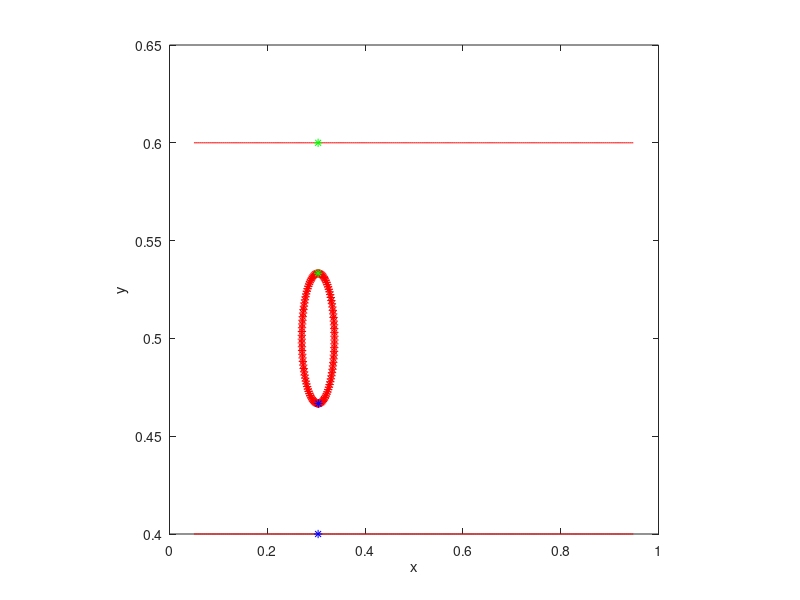

Here is the MATLAB script that generated this plot:
%-------------------------------------------------------------------------------------------------------------------%
%
% IB2d is an Immersed Boundary Code (IB) for solving fully coupled non-linear 
% 	fluid-structure interaction models. This version of the code is based off of
%	Peskin's Immersed Boundary Method Paper in Acta Numerica, 2002.
%
% Author: Nicholas A. Battista
% Email:  nick.battista@unc.edu
% Date Created: May 27th, 2015
% Institution: UNC-CH
%
% This code is capable of creating Lagrangian Structures using:
% 	1. Springs
% 	2. Beams (*torsional springs)
% 	3. Target Points
%	4. Muscle-Model (combined Force-Length-Velocity model, "HIll+(Length-Tension)")
%
% One is able to update those Lagrangian Structure parameters, e.g., spring constants, resting %%	lengths, etc
% 
% There are a number of built in Examples, mostly used for teaching purposes. 
% 
% If you would like us %to add a specific muscle model, please let Nick (nick.battista@unc.edu) know.
%
%--------------------------------------------------------------------------------------------------------------------%

%%%%%%%%%%%%%%%%%%%%%%%%%%%%%%%%%%%%%%%%%%%%%%%%%%%%%%%%%%%%%%%%%%%%%%%%%%%%%%%%%%%%%%
%
% FUNCTION: creates the CHANNEL_CHANNEL-EXAMPLE geometry and prints associated input files
%
%%%%%%%%%%%%%%%%%%%%%%%%%%%%%%%%%%%%%%%%%%%%%%%%%%%%%%%%%%%%%%%%%%%%%%%%%%%%%%%%%%%%%%

function VIV_Cylinder_Geometry()

%
% Grid Parameters (MAKE SURE MATCHES IN input2d !!!)
%
Nx =  128;        % # of Eulerian Grid Pts. in x-Direction (MUST BE EVEN!!!)
Ny =  128;        % # of Eulerian Grid Pts. in y-Direction (MUST BE EVEN!!!)
Lx = 1.0;        % Length of Eulerian Grid in x-Direction
Ly = 1.0;        % Length of Eulerian Grid in y-Direction


% Immersed Structure Geometric / Dynamic Parameters %
ds= min(Lx/(2*Nx),Ly/(2*Ny));  % Lagrangian spacing
L = 0.9*Lx;                    % Length of Channel
w = 0.2*Ly;                    % Width of Channel
x0 = 0.3;                      % x-Center for Cylinder
y0 = 0.5;                      % y-Center for Cylinder
r = w/6;                       % Radii of Cylinder
struct_name = 'viv_geo';       % Name for .vertex, .spring, etc files.


% Call function to construct geometry
[xLag,yLag] = give_Me_Channel_Immsersed_Boundary_Geometry(ds,L,w,Lx,Ly);
[xLag_Cy,yLag_Cy] = give_Me_Cylinder_Immsersed_Boundary_Geometry(ds,r,x0,y0);

xTether = x0;   % xValues you want to tether to on the channel
[indsTether,x0_new] = give_Me_Tethering_Pt_Indices(xLag,xTether);
xLag_Cy = xLag_Cy + (x0_new-x0); % shift circle over to match indices better

% Plot Geometry to test
plot(xLag(1:end/2),yLag(1:end/2),'r-'); hold on;
plot(xLag(end/2+1:end),yLag(end/2+1:end),'r-'); hold on;
plot(xLag_Cy,yLag_Cy,'r-'); hold on;

N = length(xLag_Cy);
%yLag_Cy(1)
%yLag(indsTether(1))
%yLag_Cy(N/2+1)
%yLag(indsTether(2))

N = length(xLag_Cy);
plot(xLag_Cy,yLag_Cy,'r*'); hold on;
plot(xLag_Cy(1),yLag_Cy(1),'g*'); hold on;
plot(xLag(indsTether(1)),yLag(indsTether(1)),'b*'); hold on;
plot(xLag(indsTether(2)),yLag(indsTether(2)),'g*'); hold on;
plot(xLag_Cy(N/2+1),yLag_Cy(N/2+1),'b*'); hold on;
%plot(xLag_Cy,yLag_Cy,'g*'); hold on;
xlabel('x'); ylabel('y');
axis square;


% Prints .vertex file!
print_Lagrangian_Vertices([xLag xLag_Cy],[yLag yLag_Cy],struct_name);


% Prints .spring file!
k_Spring_Tether = 1e4;
k_Spring = 2.0e7; resting_length_tether = 2*r;
offset = length(xLag);
print_Lagrangian_Springs(xLag_Cy,yLag_Cy,k_Spring,ds,r,offset,indsTether,resting_length_tether,k_Spring_Tether,struct_name);


% Prints .beam file!
k_Beam = 5.0e9;  
C = compute_Curvatures(xLag_Cy,yLag_Cy);
print_Lagrangian_Beams(xLag_Cy,yLag_Cy,k_Beam,C,struct_name,offset);


% Prints .target file!
k_Target = 2.5e7;
print_Lagrangian_Target_Pts(xLag,k_Target,struct_name);

%%%%%%%%%%%%%%%%%%%%%%%%%%%%%%%%%%%%%%%%%%%%%%%%%%%%%%%%%%%%%%%%%%%%%%%%
%
% FUNCTION: prints VERTEX points to a file called .vertex
%
%%%%%%%%%%%%%%%%%%%%%%%%%%%%%%%%%%%%%%%%%%%%%%%%%%%%%%%%%%%%%%%%%%%%%%%%

function print_Lagrangian_Vertices(xLag,yLag,struct_name)

    N = length(xLag);

    vertex_fid = fopen([struct_name '.vertex'], 'w');

    fprintf(vertex_fid, '%d\n', N );

    %Loops over all Lagrangian Pts.
    for s = 1:N
        X_v = xLag(s);
        Y_v = yLag(s);
        fprintf(vertex_fid, '%1.16e %1.16e\n', X_v, Y_v);
    end

    fclose(vertex_fid); 
    
%%%%%%%%%%%%%%%%%%%%%%%%%%%%%%%%%%%%%%%%%%%%%%%%%%%%%%%%%%%%%%%%%%%%%%%%
%
% FUNCTION: prints TARGET points to a file called .target
%
%%%%%%%%%%%%%%%%%%%%%%%%%%%%%%%%%%%%%%%%%%%%%%%%%%%%%%%%%%%%%%%%%%%%%%%%

function print_Lagrangian_Target_Pts(xLag,k_Target,struct_name)

    N = length(xLag);

    target_fid = fopen([struct_name '.target'], 'w');

    fprintf(target_fid, '%d\n', N );

    %Loops over all Lagrangian Pts.
    for s = 1:N
        fprintf(target_fid, '%d %1.16e\n', s, k_Target);
    end

    fclose(target_fid); 
    
    
%%%%%%%%%%%%%%%%%%%%%%%%%%%%%%%%%%%%%%%%%%%%%%%%%%%%%%%%%%%%%%%%%%%%%%%%%%%%%%%%%%%%%
%
% FUNCTION: prints BEAM (Torsional Spring) points to a file called <str>.beam
%
%%%%%%%%%%%%%%%%%%%%%%%%%%%%%%%%%%%%%%%%%%%%%%%%%%%%%%%%%%%%%%%%%%%%%%%%%%%%%%%%%%%%%

function print_Lagrangian_Beams(xLag,yLag,k_Beam,C,struct_name,offset)

    % k_Beam: beam stiffness
    % C: beam curvature
    
    N = length(xLag); % NOTE: Total number of beams = Number of Total Lag Pts. on Cylinder

    beam_fid = fopen([struct_name '.beam'], 'w');

    fprintf(beam_fid, '%d\n', N );

    %spring_force = kappa_spring*ds/(ds^2);

    %BEAMS BETWEEN VERTICES
    for s = 1:N
            if ( (s>1) && (s <= N-1) )        
                fprintf(beam_fid, '%d %d %d %1.16e %1.16e\n',s-1+offset, s+offset, s+1+offset, k_Beam, C(s) );  
            elseif (s==1)
                fprintf(beam_fid, '%d %d %d %1.16e %1.16e\n',N+offset,   s+offset, s+1+offset, k_Beam, C(s) );  
            elseif (s==N)
                %Case s=N
                fprintf(beam_fid, '%d %d %d %1.16e %1.16e\n',N-1+offset, N+offset, 1+offset,   k_Beam, C(s) );  
            end
    end
    fclose(beam_fid); 

%%%%%%%%%%%%%%%%%%%%%%%%%%%%%%%%%%%%%%%%%%%%%%%%%%%%%%%%%%%%%%%%%%%%%%%%
%
% FUNCTION: prints SPRING points to a file called .spring
%
%%%%%%%%%%%%%%%%%%%%%%%%%%%%%%%%%%%%%%%%%%%%%%%%%%%%%%%%%%%%%%%%%%%%%%%%

function print_Lagrangian_Springs(xLag,yLag,k_Spring,ds_Rest,r,offset,indsTether,resting_length_tether,k_Spring_Tether,struct_name)

    % offset = # of lag pts in channel (ordering lag pts, channel -> cylinder)

    N = length(xLag); % Number of pts on cylinder

    spring_fid = fopen([struct_name '.spring'], 'w');

    fprintf(spring_fid, '%d\n', N+N/2+2 );

    %spring_force = kappa_spring*ds/(ds^2);

    %SPRINGS BETWEEN VERTICES
    for s = 1:N
            if s < N    
                ds_Rest = sqrt( ( xLag(s) - xLag(s+1) )^2 +  ( yLag(s) - yLag(s+1) )^2 ); 
                fprintf(spring_fid, '%d %d %1.16e %1.16e\n', s+offset, s+1+offset, k_Spring, ds_Rest);  
            else
                %Case s=N
                ds_Rest = sqrt( ( xLag(s) - xLag(1) )^2 +  ( yLag(s) - yLag(1) )^2 ); 
                fprintf(spring_fid, '%d %d %1.16e %1.16e\n', s+offset, 1+offset,   k_Spring, ds_Rest);  
            end
    end
    
    for s=1:N/2
        ds_Rest = sqrt( ( xLag(s) - xLag(s+N/2) )^2 +  ( yLag(s) - yLag(s+N/2) )^2 ); 
        fprintf(spring_fid, '%d %d %1.16e %1.16e\n', s+offset, s+N/2+offset, k_Spring, ds_Rest);
    end
    
    s=1; % Reset
    fprintf(spring_fid, '%d %d %1.16e %1.16e\n', s+offset,     indsTether(2), k_Spring_Tether, resting_length_tether);
    fprintf(spring_fid, '%d %d %1.16e %1.16e\n', s+N/2+1+offset, indsTether(1), k_Spring_Tether, resting_length_tether);
    
    fclose(spring_fid); 
    
    

%%%%%%%%%%%%%%%%%%%%%%%%%%%%%%%%%%%%%%%%%%%%%%%%%%%%%%%%%%%%%%%%%%%%%%%%
%
% FUNCTION: creates the Lagrangian structure geometry for channel
%
%%%%%%%%%%%%%%%%%%%%%%%%%%%%%%%%%%%%%%%%%%%%%%%%%%%%%%%%%%%%%%%%%%%%%%%%

function [xLag,yLag] = give_Me_Channel_Immsersed_Boundary_Geometry(ds,L,w,Lx,Ly)

% The immsersed structure is a channel %
x = (Lx-L)/2:ds:(L+(Lx-L)/2);  %xPts
yBot = (Ly-w)/2;               %yVal for bottom of Channel
yTop = Ly - (Ly-w)/2;          %yVal for top of Channel

xLag = [x x];
yLag = [yBot*ones(1,length(x)) yTop*ones(1,length(x))];

%%%%%%%%%%%%%%%%%%%%%%%%%%%%%%%%%%%%%%%%%%%%%%%%%%%%%%%%%%%%%%%%%%%%%%%%
%
% FUNCTION: creates the Lagrangian structure geometry for cylinder
%
%%%%%%%%%%%%%%%%%%%%%%%%%%%%%%%%%%%%%%%%%%%%%%%%%%%%%%%%%%%%%%%%%%%%%%%%

function [xLag,yLag] = give_Me_Cylinder_Immsersed_Boundary_Geometry(ds,r,x0,y0)

% The immsersed structure is a cylinder %

dtheta = ds/ (2*r);
theta = -pi/2; i=1;
while theta < 3*pi/2
   xLag(i) = x0 - r*cos(theta);
   yLag(i) = y0 - r*sin(theta);
   theta = theta + dtheta;
   i=i+1;
end

%%%%%%%%%%%%%%%%%%%%%%%%%%%%%%%%%%%%%%%%%%%%%%%%%%%%%%%%%%%%%%%%%%%%%%%%
%
% FUNCTION: gives indices of Lagrangian Pt choice for tethering.
%
%%%%%%%%%%%%%%%%%%%%%%%%%%%%%%%%%%%%%%%%%%%%%%%%%%%%%%%%%%%%%%%%%%%%%%%%
   
function [inds,x0_new] = give_Me_Tethering_Pt_Indices(xLag,xTether)

i=0; not=1;       %initiate for loop
while not == 1
    i=i+1;
    if xLag(i) > xTether
       inds(1) = i;  % to save index for bottom of channel
       not = 0;      % to leave loop
    end
end

next = length(xLag)/2;  
inds(2) = inds(1)+next; % save index for top of channel
x0_new = xLag(inds(1)); % where center of cylinder should be placed.

%%%%%%%%%%%%%%%%%%%%%%%%%%%%%%%%%%%%%%%%%%%%%%%%%%%%%%%%%%%%%%%%%%%%%%%%
%
% FUNCTION: computes "curvature" of ellipse
% 
% NOTE: not curvature in the traditional geometric sense, in the 'discrete'
% sense through cross product.
%
%%%%%%%%%%%%%%%%%%%%%%%%%%%%%%%%%%%%%%%%%%%%%%%%%%%%%%%%%%%%%%%%%%%%%%%%

function C = compute_Curvatures(xLag,yLag)

%a-x component (rmin)
%b-y component (rmax)
%C = ab / ( sqrt( a^2*sin(t)^2 + b^2*cos(t)^2  )  )^3

N = length(xLag);
C = zeros( N );

%Note: needs to be done same order as you print .beam file!
for i=1:N
   
   % Pts Xp -> Xq -> Xr (same as beam force calc.)
   
   if ( (i > 1) && (i < N) )
   
        Xp = xLag(i-1); Xq = xLag(i); Xr = xLag(i+1);
        Yp = yLag(i-1); Yq = yLag(i); Yr = yLag(i+1);
   
   elseif (i==1)
       
        Xp = xLag(N); Xq = xLag(i); Xr = xLag(i+1);
        Yp = yLag(N); Yq = yLag(i); Yr = yLag(i+1);
       
   elseif (i==N)
       
        Xp = xLag(N-1); Xq = xLag(N); Xr = xLag(1);
        Yp = yLag(N-1); Yq = yLag(N); Yr = yLag(1);
       
   end
       
   C(i) = (Xr-Xq)*(Yq-Yp) - (Yr-Yq)*(Xq-Xp); %Cross product btwn vectors
      
end

   
